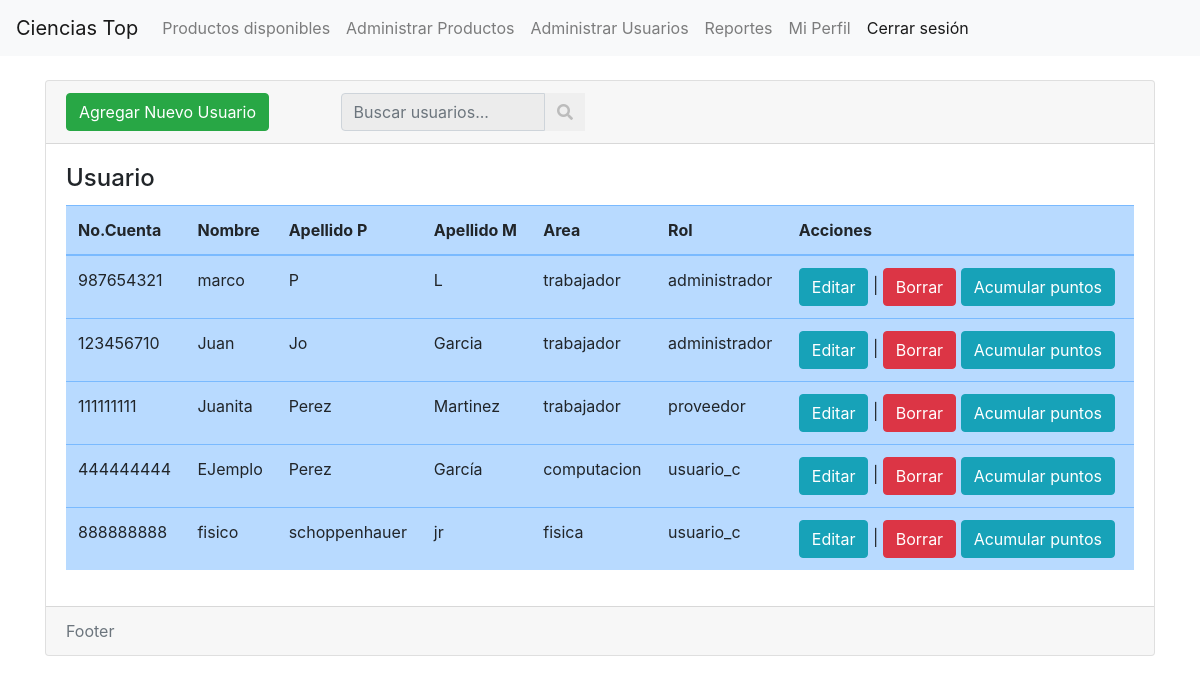
Before: /usuarios/ (signed in) with the older database file.
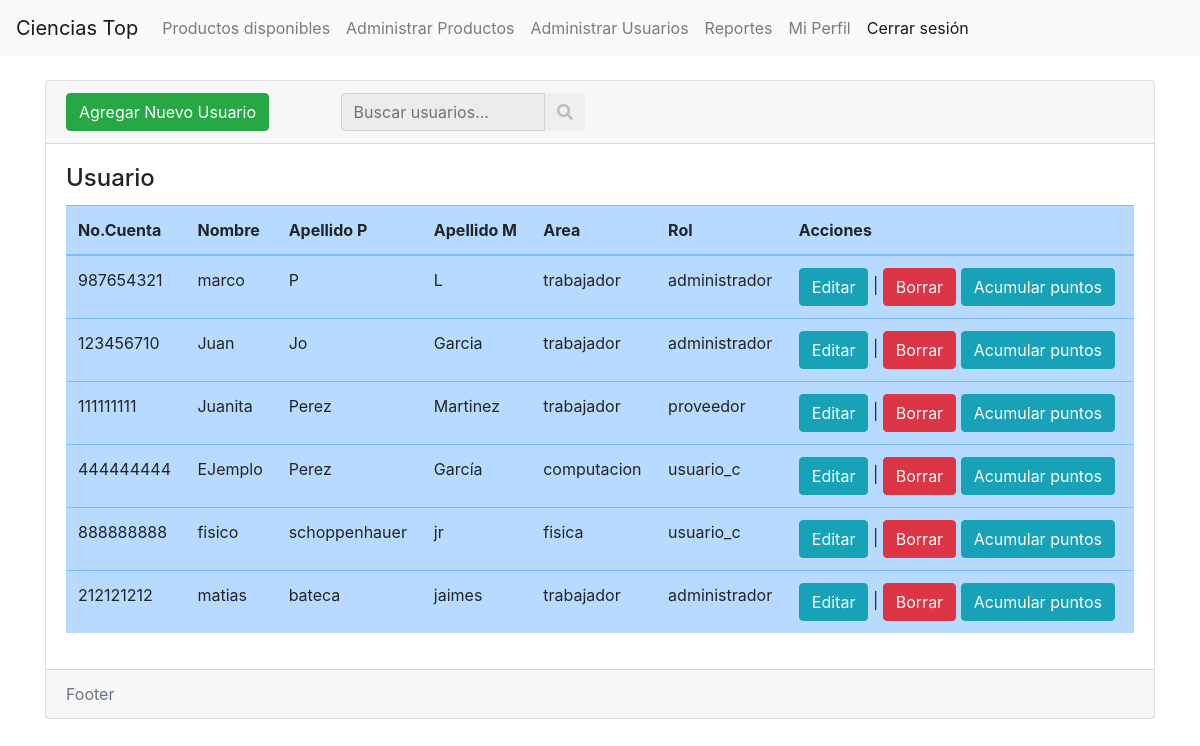
After: the same page with the newer database file.
### usuario/models.py (models this page shows, shortened)
class Usuario(models.Model):
    user = models.OneToOneField(User, on_delete=models.CASCADE)
    nombre = models.CharField(max_length=40)
    apellidopaterno = models.CharField(max_length=40)
    apellidomaterno = models.CharField(max_length=40)
    puntos = models.IntegerField(default=100)
    celular = PhoneNumberField()
    nocuenta = models.CharField(max_length=9)
    area = models.CharField(max_length=100, default='trabajador')
    email = models.EmailField()
    oculto = models.BooleanField(default=False)
    def get_group_display(self):
        return ', '.join([group.name for group in self.user.groups.all()])  # Devuelve los grupos del usuario

### usuario/views.py (the view)
# urls.py: path('usuarios/', include('usuario.urls')),
@login_required
@user_passes_test(is_admin)
def usuarios(request):
    keyword = request.GET.get('keyword', '')
    usuario_actual = request.user
    usuarios = []
    if keyword:
        print('KEYWORD', keyword)
        usuarios = Usuario.objects.filter(
            Q(oculto=False) &
            ( Q(nombre__icontains=keyword) | Q(nocuenta__icontains=keyword) | Q(email__icontains=keyword) )
        ).exclude(user=usuario_actual)
    else:
        usuarios = Usuario.objects.filter(oculto=False).exclude(user=usuario_actual)
    return render(request, 'usuarios/index.html', {'usuarios': usuarios, 'keyword': keyword})

### usuario/views.py (called while the page is built)
def is_admin(user):
    return user.groups.filter(name='administrador').exists()

### usuario/templates/usuarios/index.html (shortened to what this page needs)
{% extends 'base.html' %}
{% block contenido %}
<div class="card">
    <div class="card-header">
		<div class="row">
			<div class="col-12 col-sm-3">
				<a
				name=""
				id=""
				class="btn btn-success"
				href="{% url 'registrar' %}"
				role="button"
				>Agregar Nuevo Usuario</a>
			</div>
			<div class="col-12 col-sm-3">
				<form action="{% url 'usuarios' %}" method="get" class="form-search">
					<div class="input-group">
						<input type="text" name="keyword" value="{{ keyword }}" class="form-control" placeholder="Buscar usuarios..." />
						<button type="submit"><i class="fa fa-search"></i></button>
					</div>
				</form>
			</div>
			<div class="col-12 col-sm-3">
			</div>
        </div>
    </div>
    <div class="card-body">
        <h4 class="card-title">Usuario</h4>
        <div
            class="table-responsive"
        >
            <table
                class="table table-primary"
            >
                <thead>
                    <tr>
                        <th scope="col">No.Cuenta</th>
                        <th scope="col">Nombre</th>
                        <th scope="col">Apellido P</th>
                        <th scope="col">Apellido M</th>
                        <th scope="col">Area </th>
                        <th scope="col">Rol </th>
                        <th scope="col">Acciones</th>
                    </tr>
                </thead>
                <tbody>
                    {% for usuario in usuarios %}
                        <tr class="">
                            <td scope="row"> {{usuario.nocuenta}} </td>
                            <td>{{usuario.nombre}}</td>
                            <td>{{usuario.apellidopaterno}}</td>
                            <td>{{usuario.apellidomaterno}}</td>
                            <td>{{usuario.area}}</td>
                            <td>{{usuario.get_group_display}}</td>
                            <td> <a
                                name=""
                                id=""
                                class="btn btn-info"
                                href="{% url 'editar_u' usuario.nocuenta %}"
                                role="button"
                                >Editar</a>
                             |
                             <a
                                name=""
                                id=""
                                class="btn btn-danger"
                                href="{% url 'eliminar_u' usuario.nocuenta %}"
                                role="button"
                                onclick="return confirmarEliminacion()"
                                >Borrar
                            </a>
                            <a
                                name=""
                                id=""
                                class="btn btn-info"
                                href="{% url 'acumular_puntos' usuario.nocuenta %}"
                                role="button"
                                >Acumular puntos
                            </a>
                            </td>
                        </tr>
                    {% endfor %}
                </tbody>
            </table>
        </div>
    </div>
    <div class="card-footer text-muted">Footer</div>
</div>
{% endblock %}

Changed rows visible on the page:
added Usuario: nocuenta "212121212", nombre "matias", apellidopaterno "bateca", apellidomaterno "jaimes", area "trabajador", group "administrador"
